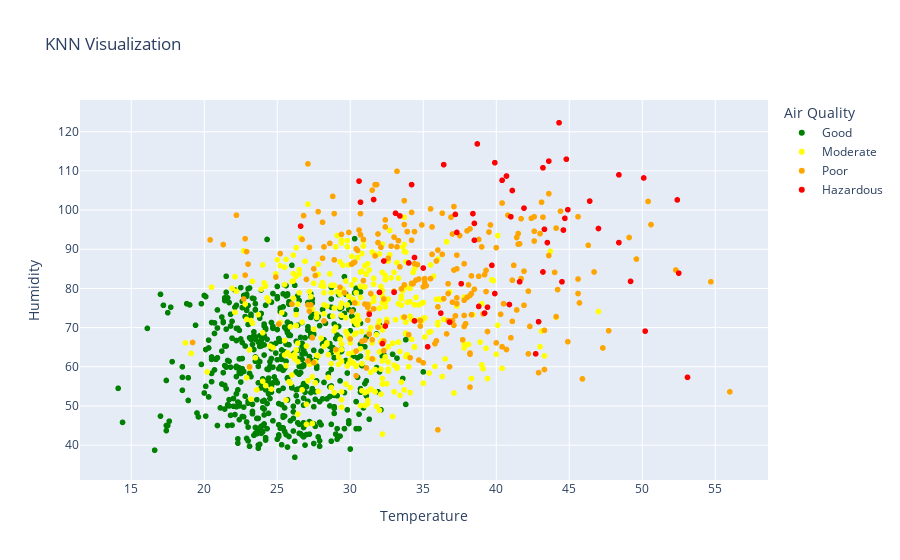

Notebook cell for this chart:
### Code cell
show_graph(Xval,clf.predict(Xval))

### Figure 1 — Plotly figure (JSON) as saved in the notebook; plotly's stock layout.template omitted (floating-point values rounded to 4 significant figures; data arrays with more than 128 entries replaced by an {"elided": "..."} marker saying what was removed)
{"data": [{"customdata": {"elided": "532x8 mixed values"}, "hovertemplate": "Air Quality=%{customdata[7]}<br>Temperature=%{x}<br>Humidity=%{y}<br>PM2.5=%{customdata[0]}<br>PM10=%{customdata[1]}<br>NO2=%{customdata[2]}<br>SO2=%{customdata[3]}<br>CO=%{customdata[4]}<br>Proximity_to_Industrial_Areas=%{customdata[5]}<br>Population_Density=%{customdata[6]}<extra></extra>", "legendgroup": "Good", "marker": {"color": "green", "symbol": "circle"}, "mode": "markers", "name": "Good", "showlegend": true, "type": "scattergl", "x": {"elided": "532 float values"}, "xaxis": "x", "y": {"elided": "532 float values"}, "yaxis": "y"}, {"customdata": {"elided": "368x8 mixed values"}, "hovertemplate": "Air Quality=%{customdata[7]}<br>Temperature=%{x}<br>Humidity=%{y}<br>PM2.5=%{customdata[0]}<br>PM10=%{customdata[1]}<br>NO2=%{customdata[2]}<br>SO2=%{customdata[3]}<br>CO=%{customdata[4]}<br>Proximity_to_Industrial_Areas=%{customdata[5]}<br>Population_Density=%{customdata[6]}<extra></extra>", "legendgroup": "Moderate", "marker": {"color": "yellow", "symbol": "circle"}, "mode": "markers", "name": "Moderate", "showlegend": true, "type": "scattergl", "x": {"elided": "368 float values"}, "xaxis": "x", "y": {"elided": "368 float values"}, "yaxis": "y"}, {"customdata": {"elided": "236x8 mixed values"}, "hovertemplate": "Air Quality=%{customdata[7]}<br>Temperature=%{x}<br>Humidity=%{y}<br>PM2.5=%{customdata[0]}<br>PM10=%{customdata[1]}<br>NO2=%{customdata[2]}<br>SO2=%{customdata[3]}<br>CO=%{customdata[4]}<br>Proximity_to_Industrial_Areas=%{customdata[5]}<br>Population_Density=%{customdata[6]}<extra></extra>", "legendgroup": "Poor", "marker": {"color": "orange", "symbol": "circle"}, "mode": "markers", "name": "Poor", "showlegend": true, "type": "scattergl", "x": {"elided": "236 float values"}, "xaxis": "x", "y": {"elided": "236 float values"}, "yaxis": "y"}, {"customdata": {"elided": "64x8 mixed values"}, "hovertemplate": "Air Quality=%{customdata[7]}<br>Temperature=%{x}<br>Humidity=%{y}<br>PM2.5=%{customdata[0]}<br>PM10=%{customdata[1]}<br>NO2=%{customdata[2]}<br>SO2=%{customdata[3]}<br>CO=%{customdata[4]}<br>Proximity_to_Industrial_Areas=%{customdata[5]}<br>Population_Density=%{customdata[6]}<extra></extra>", "legendgroup": "Hazardous", "marker": {"color": "red", "symbol": "circle"}, "mode": "markers", "name": "Hazardous", "showlegend": true, "type": "scattergl", "x": [48.4, 36.2, 39.9, 41.9, 37.2, 31.6, 39.9, 26.6, 33.1, 32, 32.3, 50.2, 34, 35.3, 32.4, 38.7, 38.5, 52.4, 50.1, 43.2, 49.2, 37.6, 33.4, 48.4, 35, 34.4, 33, 38.5, 32.2, 43.2, 34.2, 42.7, 43.6, 40.7, 44.6, 40.9, 30.6, 41.1, 44.8, 47, 43.3, 38.4, 43.5, 37.3, 44.7, 53.1, 39.2, 42.9, 41.6, 38.8, 30.7, 46.4, 44.9, 44.5, 44.3, 34.4, 40.4, 52.5, 41, 36.8, 36.4, 31.3, 39.4, 39.7], "xaxis": "x", "y": [109, 73.7, 112.1, 100.5, 98.9, 102.7, 78.7, 95.9, 99.2, 79, 87, 69.1, 86.5, 65.1, 70.4, 116.9, 92.3, 102.6, 108.2, 84.2, 81.8, 81.2, 98.5, 91.7, 85.2, 87.9, 79, 96.6, 65.9, 110.8, 106.5, 63.3, 112.5, 108.7, 94.9, 75.9, 107.4, 105, 113, 95.3, 95.1, 99.1, 91.7, 94.3, 97.9, 57.3, 73.7, 71.5, 81.7, 75.4, 102, 102.3, 100.1, 81.7, 122.3, 71.7, 107.6, 83.9, 98.3, 71.4, 111.6, 73.4, 75.2, 85.9], "yaxis": "y"}], "layout": {"autosize": true, "legend": {"title": {"text": "Air Quality"}, "tracegroupgap": 0}, "title": {"text": "KNN Visualization"}, "xaxis": {"anchor": "y", "autorange": true, "domain": [0, 1], "range": [11.49, 58.61], "title": {"text": "Temperature"}, "type": "linear"}, "yaxis": {"anchor": "x", "autorange": true, "domain": [0, 1], "range": [29.85, 129.3], "title": {"text": "Humidity"}, "type": "linear"}}}
